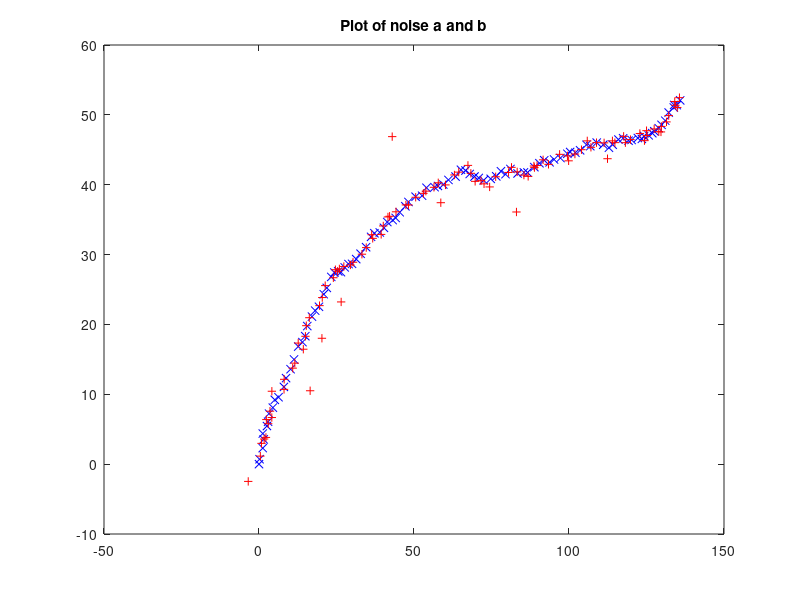

Source code (MATLAB): (Note: this script raises an error after producing the figure.)
%Task 3 setup
a = csvread('a.csv')
b = csvread('b.csv')
x = csvread('x.csv')
y = csvread('y.csv')

nx = a - x
ny = b - y
nx_mean = mean(nx)
nx_std_dv = std(nx)

ny_mean = mean(ny)
ny_std_dv = std(ny)
figure
plot(x,y,'xb');
title('Plot of real x and y')
hold
%figure
plot(a,b,'+r');
title('Plot of noise a and b')

z = [a;b]
%Task 3 kalman tracking
[px, py] = kalmanTracking(z)
figure
plot(px,py,'o');
title('Plot of Estimated px and py')
hold;

%Task 3 Evaluation
mean_pred1 = x - px
mean_pred2 = y - py
e = sqrt((mean_pred1.^2) + (mean_pred2.^2))
outpout = rms(e)